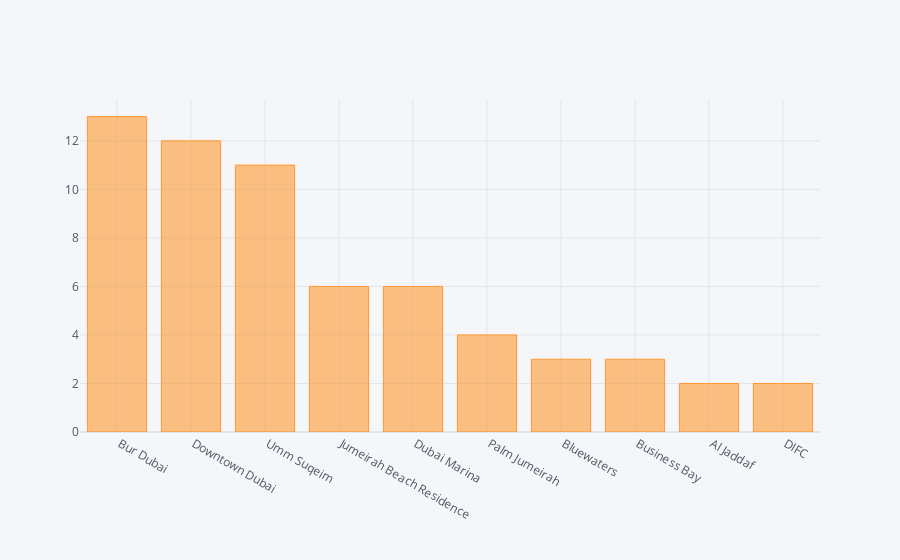

Notebook source saved alongside this figure:
### Code cell
#Top 10 area with most three four beds apartments
area_with_most_four_bed_apartments = df1[df1["no_beds"] == 4]["area.name"].sort_values(ascending=False).value_counts()[:10]
area_with_most_four_bed_apartments.iplot(kind="bar")

### Figure 1 — Plotly figure (JSON) as saved in the notebook; plotly's stock layout.template omitted (floating-point values rounded to 4 significant figures)
{"data": [{"marker": {"color": "rgba(255, 153, 51, 0.6)", "line": {"color": "rgba(255, 153, 51, 1.0)", "width": 1}}, "name": "area.name", "orientation": "v", "text": "", "x": [" Bur Dubai", " Downtown Dubai", " Umm Suqeim", " Jumeirah Beach Residence", " Dubai Marina", " Palm Jumeirah", " Bluewaters", " Business Bay", " Al Jaddaf", " DIFC"], "y": [13, 12, 11, 6, 6, 4, 3, 3, 2, 2], "type": "bar"}], "layout": {"legend": {"bgcolor": "#F5F6F9", "font": {"color": "#4D5663"}}, "paper_bgcolor": "#F5F6F9", "plot_bgcolor": "#F5F6F9", "title": {"font": {"color": "#4D5663"}}, "xaxis": {"gridcolor": "#E1E5ED", "showgrid": true, "tickfont": {"color": "#4D5663"}, "title": {"font": {"color": "#4D5663"}, "text": ""}, "zerolinecolor": "#E1E5ED"}, "yaxis": {"gridcolor": "#E1E5ED", "showgrid": true, "tickfont": {"color": "#4D5663"}, "title": {"font": {"color": "#4D5663"}, "text": ""}, "zerolinecolor": "#E1E5ED"}}}
